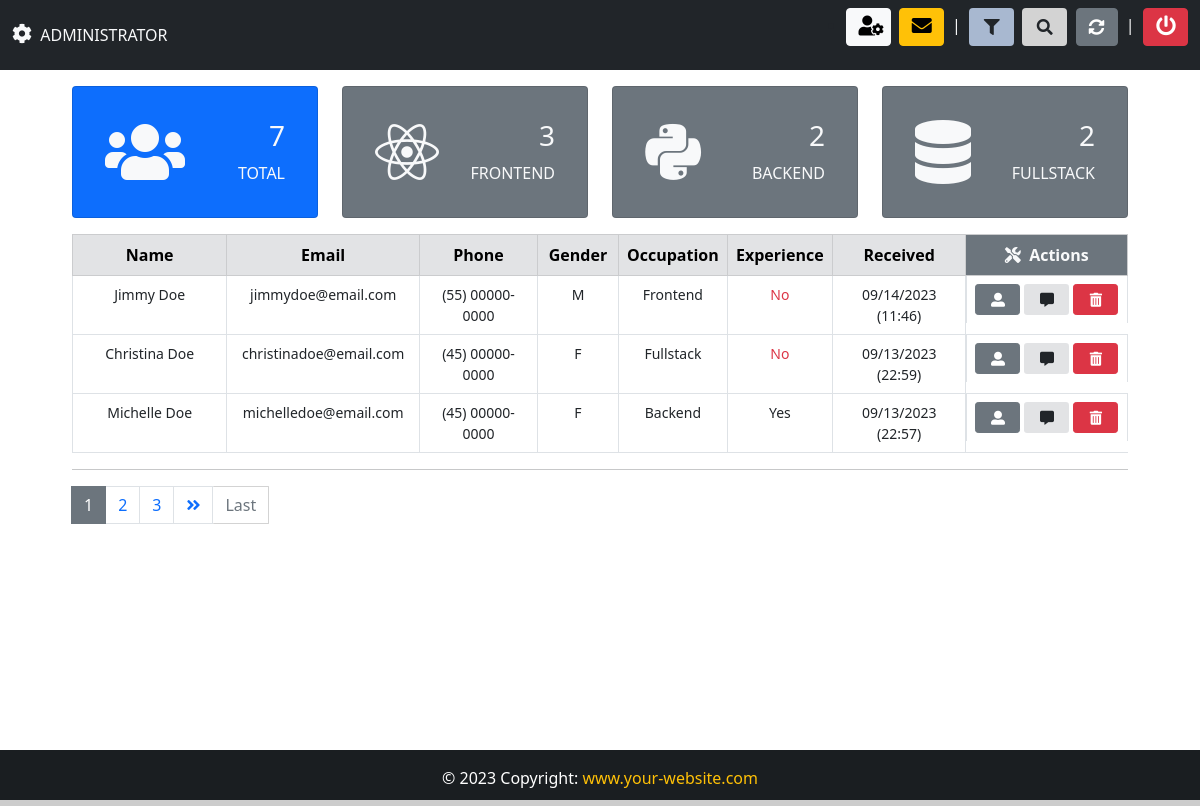
The app's page /backend/ (signed in) with its own data.
### App/models.py (models this page shows, shortened)
class Candidate(models.Model):
    firstname = models.CharField(max_length=50)
    lastname = models.CharField(max_length=50)
    job = models.CharField(max_length=5, verbose_name="Job Code")
    birth = models.DateField(
        auto_now=False, auto_now_add=False, verbose_name="Birthday"
    )
    phone = models.CharField(max_length=25)
    personality = models.CharField(max_length=50, null=True, choices=PERSONALITY)
    salary = models.CharField(max_length=50, verbose_name="Salary expectation")
    gender = models.CharField(max_length=10)
    experience = models.BooleanField(null=True)
    smoker = models.CharField(max_length=10, choices=SMOKER, default="")
    email = models.EmailField(max_length=50)
    message = models.TextField(verbose_name="Presentation")
    file = models.FileField(upload_to="resume", blank=True, verbose_name="Resume")
    image = models.ImageField(upload_to="photo", blank=True, verbose_name="Photo")
    created_at = models.DateTimeField(auto_now_add=True)
    situation = models.CharField(
        max_length=50, null=True, choices=SITUATION, default="Pending"
    )
    company_note = models.TextField(blank=True)
    frameworks = MultiSelectField(choices=FRAMEWORKS, max_length=50)
    languages = MultiSelectField(choices=LANGUAGES, max_length=50)
    databases = MultiSelectField(choices=DATABASES, max_length=50)
    libraries = MultiSelectField(choices=LIBRARIES, max_length=50)
    mobile = MultiSelectField(choices=MOBILE, max_length=50)
    others = MultiSelectField(choices=OTHERS, max_length=50)
    institution = models.CharField(max_length=50)
    course = models.CharField(max_length=50)
    started_course = models.DateField(auto_now_add=False)
    finished_course = models.DateField(blank=True, null=True, auto_now_add=False)
    about_course = models.TextField()
    status_course = models.CharField(max_length=50, null=True, choices=STATUS_COURSE)
    company = models.CharField(max_length=50)
    position = models.CharField(max_length=50)
    started_job = models.DateField(blank=True, null=True, auto_now_add=False)
    finished_job = models.DateField(blank=True, null=True, auto_now_add=False)
    about_job = models.TextField()
    employed = models.BooleanField(null=True, verbose_name="I am employed")
    remote = models.BooleanField(null=True, verbose_name="I agree to work remotely")
    travel = models.BooleanField(null=True, verbose_name="I'm available for travel")

### App/views.py (the view, shortened to what this page needs)
# urls.py: path("backend/", views.backend, name="backend"),
@login_required(login_url="login")
@cache_control(no_cache=True, must_revalidate=True, no_store=True)
def backend(request):
    if "f" in request.GET:
        f = request.GET["f"]
        all = Candidate.objects.filter(Q(job__iexact=f) | Q(gender__iexact=f)).order_by(
            "-created_at"
        )
    else:
        all = Candidate.objects.all().order_by("-created_at")
    paginator = Paginator(all, 3)
    page = request.GET.get("page")
    all_candidate = paginator.get_page(page)
    total = all.count()
    frontend = all.filter(job="FR-22")
    backend = all.filter(job="BA-10")
    fullstack = all.filter(job="FU-15")
    context = {
        "candidates": all_candidate,
        "total": total,
        "frontend": frontend,
        "backend": backend,
        "fullstack": fullstack,
    }
    return render(request, "backend.html", context)

### App/templates/backend.html (shortened to what this page needs)
{% extends "base.html" %}
{% block footer %}
    class="text-warning"
{% endblock footer %}
{% block nav-content %}
    <div class="collapse navbar-collapse mt-3 mt-md-3 mt-lg-0"
         id="navbarSupportedContent">
        <ul class="navbar-nav me-auto mb-2 mb-lg-0 align-middle">
            <li class="nav-item text-light">
                {% if request.user.is_superuser %}
                    <i class="fas fa-cog f-size2"></i>&nbsp; ADMINISTRATOR
                {% else %}
                    Welcome: <span class="text-warning">{{ user.get_username }}</span>
                {% endif %}
            </li>
        </ul>
        <ul>
            <li>
                {% if request.user.is_superuser %}
                    <a href="{% url 'admin:App_candidate_changelist' %}"
                       target="_blank"
                       class="btn btn-light my-btn2"
                       title="Control Panel">
                        <i class="fas fa-user-cog f-size2"></i>
                    </a>
                    <a href="{% url 'admin:App_email_changelist' %}"
                       target="_blank"
                       class="btn btn-warning ms-1 my-btn2"
                       title="Admin">
                        <i class="fas fa-envelope f-size2"></i>
                    </a>
                    <span class="text-light">&nbsp;|&nbsp;</span>
                {% endif %}
                <button class="btn my-btn2"
                        style="background-color: #a8b8d0"
                        title="Filter"
                        data-bs-toggle="modal"
                        data-bs-target="#filterModal">
                    <i class="fas fa-filter"></i>
                </button>
                <button class="btn my-btn2 ms-1"
                        style="background-color: #d3d3d3"
                        title="Search"
                        data-bs-toggle="modal"
                        data-bs-target="#searchModal">
                    <i class="fas fa-search"></i>
                </button>
                <a href="{% url 'backend' %}"
                   class="btn btn-secondary ms-1"
                   title="Refresh">
                    <i class="fas fa-sync-alt"></i>
                </a>
                <span class="text-light">&nbsp;|&nbsp;</span>
                <a href="{% url 'logout' %}"
                   class="btn btn-danger my-btn2"
                   title="Logout"
                   data-bs-toggle="modal"
                   data-bs-target="#logoutModal">
                    <i class="fas fa-power-off f-size2"></i>
                </a>
            </li>
        </ul>
    </div>
{% endblock nav-content %}
{% block content %}
    <div class="container" style="width: 90%;">
        <div class="mt-3 mb-2">{% include "dashboard/dashboard.html" %}</div>
        <table class="table table-bordered text-center">
            <thead class="table-secondary">
                <tr>
                    <th style="width: 19%;">Name</th>
                    <th style="width: 19%;">Email</th>
                    <th style="width: 14%;">Phone</th>
                    <th style="width: 8%;">Gender</th>
                    <th style="width: 10%;">Occupation</th>
                    <th style="width: 10%;">Experience</th>
                    <th style="width: 15%;">Received</th>
                    <th colspan="2" style="width: 5%;" class="bg-secondary text-light">
                        <i class="fa fa-tools"></i>&nbsp;&nbsp;Actions
                    </th>
                </tr>
            </thead>
            <tbody style="font-size: 14px;">
                {% for data in candidates %}
                    <tr>
                        <td id="top-border" label="Name">{{ data.firstname }} {{ data.lastname }}</td>
                        <td id="sm-border" label="Email">{{ data.email }}</td>
                        <td id="sm-border" label="Phone">{{ data.phone }}</td>
                        <td id="sm-border" label="Gender">{{ data.gender }}</td>
                        {% if data.job == "FR-22" %}
                            <td id="sm-border" label="Occupation">Frontend</td>
                        {% elif data.job == "BA-10" %}
                            <td id="sm-border" label="Occupation">Backend</td>
                        {% else %}
                            <td id="sm-border" label="Occupation">Fullstack</td>
                        {% endif %}
                        {% if data.experience == False %}
                            <td id="sm-border" label="Experience">
                                <span class="text-danger">No</span>
                            </td>
                        {% else %}
                            <td id="sm-border" label="Experience">Yes</td>
                        {% endif %}
                        <td id="sm-border" label="Received">{{ data.created_at|date:"m/d/Y (H:i)" }}</td>
                        <td class="btn-side">
                            <a href="{% url 'candidate' data.id %}"
                               class="btn btn-secondary my-btn2 btn-sm"
                               title="View candidate">
                                <i class="fas fa-user-alt"></i>
                            </a>
                            <a href="{% url 'chat_candidate' data.id %}"
                               class="btn my-btn2 btn-sm ms-1"
                               title="About candidate"
                               style="background-color: #e2e3e5">
                                <i class="fas fa-comment-alt"></i>
                            </a>
                            {% if request.user.is_superuser %}
                                <a href=""
                                   class="btn btn-danger my-btn2 btn-sm ms-1"
                                   title="Delete"
                                   data-bs-toggle="modal"
                                   data-bs-target="#deleteModal{{ data.pk }}">
                                    <i class="fas fa-trash-alt"></i>
                                </a>
                            {% endif %}
                        </td>
                    {% empty %}
                        <td colspan="8">
                            {{ request.GET.q }} <strong class="text-danger">No records found</strong>
                        </td>
                    </tr>
                {% endfor %}
            </tbody>
        </table>
        <hr>
        <nav>
            {% if candidates.has_other_pages %}
                <ul class="pagination">
                    {% for i in candidates.paginator.page_range %}
                        {% if candidates.number == i %}
                            <li class="page-item active">
                                <span class="page-link">{{ i }}
                                </span>
                            </li>
                        {% else %}
                            <li class="page-item">
                                <a class="page-link"
                                   href="?page={{ i }}{% if request.GET.q %}&q={{ request.GET.q }}{% elif request.GET.f %}&f={{ request.GET.f }}{% endif %}">{{ i }}</a>
                            </li>
                        {% endif %}
                    {% endfor %}
                    {% if candidates.has_next %}
                        <li class="page-item">
                            <a href="?page={{ candidates.next_page_number }}{% if request.GET.q %}&q={{ request.GET.q }}{% elif request.GET.f %}&f={{ request.GET.f }}{% endif %}"
                               class="page-link">
                                <i class="fas fa-angle-double-right"></i>
                            </a>
                        </li>
                        <a href="?page={{ candidates.paginator.num_pages }}{% if request.GET.q %}&q={{ request.GET.q }}{% elif request.GET.f %}&f={{ request.GET.f }}{% endif %}"
                           class="btn btn-outline-secondary mb-4"
                           style="border-radius: 1px;
                                  border: 1px solid #d3d3d3;
                                  border-left: none">Last</a>
                    {% else %}
                        <li class="page-item disabled"></li>
                    {% endif %}
                </ul>
            {% endif %}
        </nav>
        <br>
        <br>
        <br>
    </div>
{% endblock %}

### App/static/css/style.css (style rules this page uses)
html, body { height: 100%; margin: 0; max-width: 100%; }
.my-btn2 { width: 45px; }
a { text-decoration: none; }
.f-size2 { font-size: 20px; }
.btn-side { display: -webkit-flex; display: flex; flex-wrap: nowrap; }
.page-item.active .page-link { columns: #fff; background-color: #6c757d; border: 1px solid #6c757d; }

### records on screen
Candidate: firstname "Jimmy", lastname "Doe", email "jimmydoe@email.com", phone "(55) 00000-0000", gender "M", job "Frontend", experience "No", created_at "09/14/2023 (11:46)"
Candidate: firstname "Christina", lastname "Doe", email "christinadoe@email.com", phone "(45) 00000-0000", gender "F", job "Fullstack", experience "No", created_at "09/13/2023 (22:59)"
Candidate: firstname "Michelle", lastname "Doe", email "michelledoe@email.com", phone "(45) 00000-0000", gender "F", job "Backend", experience "Yes", created_at "09/13/2023 (22:57)"

### other values on screen
{{ total }} "7"
{{ frontend.count }} "3"
{{ backend.count }} "2"
{{ fullstack.count }} "2"
{{ i }} "1"
{{ i }} "2" "3"
